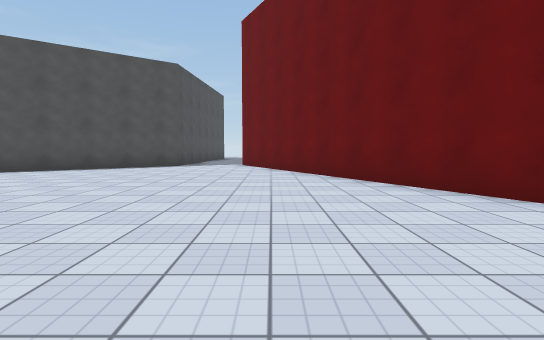
[1] (above)

24 first-person views from a walk through a 3-D level made in the Unity game engine. The camera is 1.2 m above the floor, tilts 4° down and sees 80° across. The floor is counted in squares, 2 m on a side. Each view is taken from the middle of a square. On the plan, view 1 faces up. The plan holds only what a view shows up to about 10 squares ahead; the rest is blank. The place goes on beyond the plan. Some animated figures are left out. Surface patterns are stand-ins for the level's own textures.

[2]
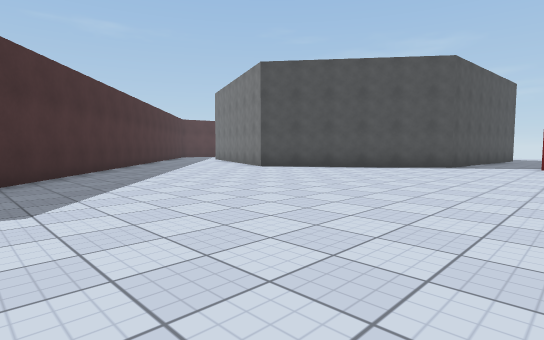

[3]
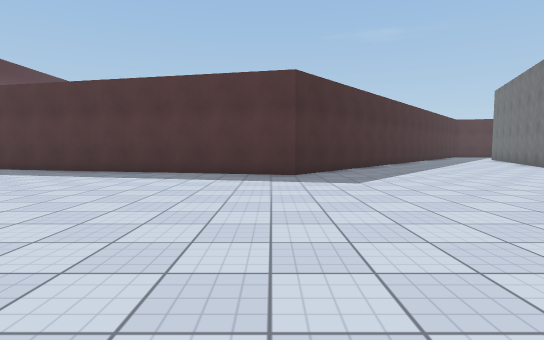

[4]
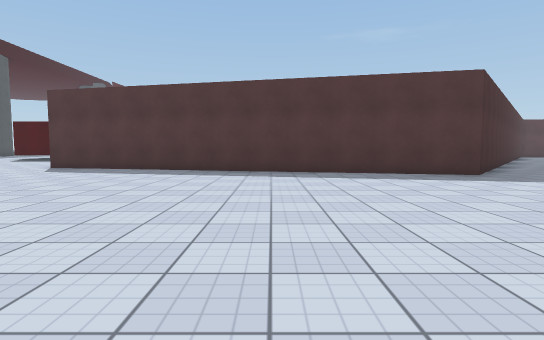

[5]
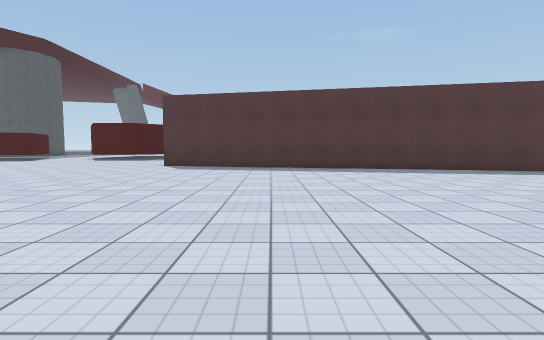

[6]
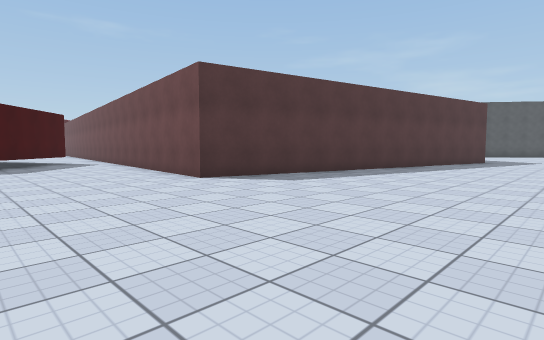

[7]
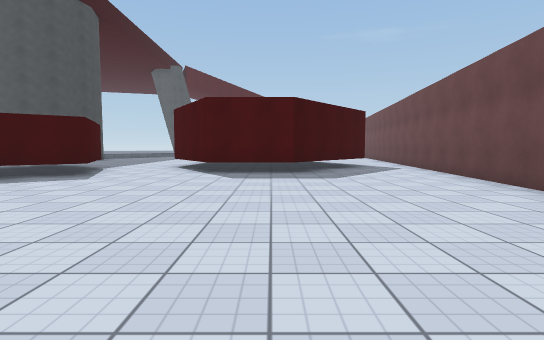

[8]
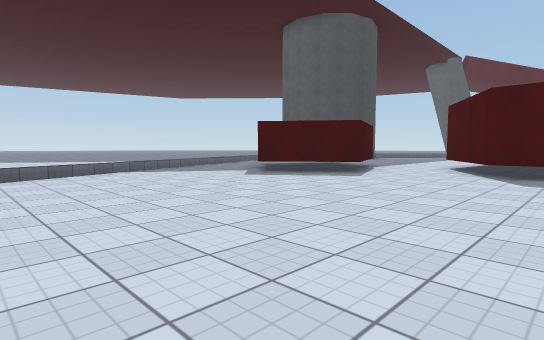

[9]
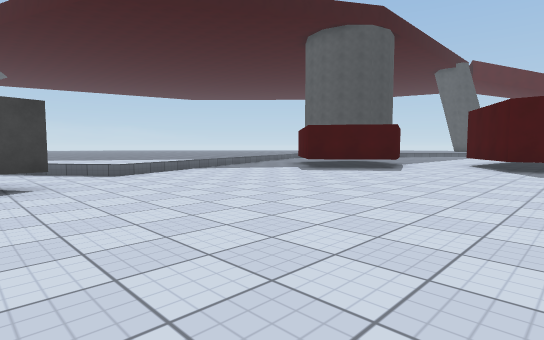

[10]
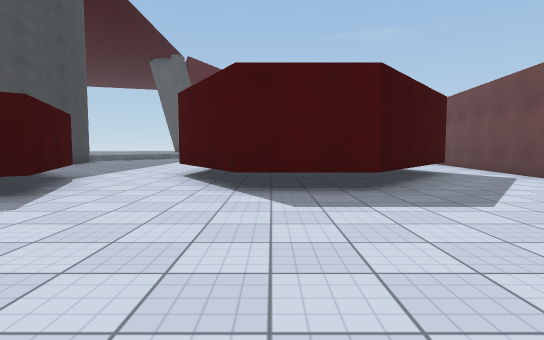

[11]
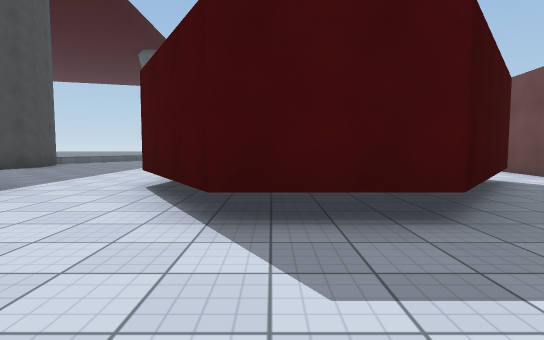

[12]
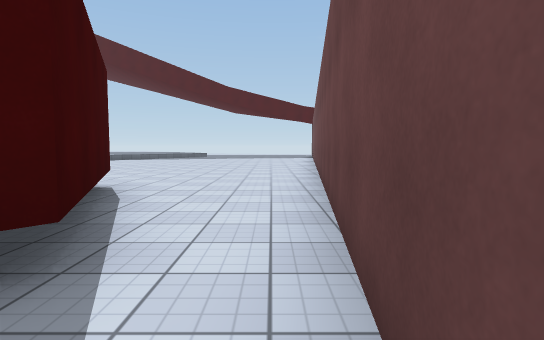

[13]
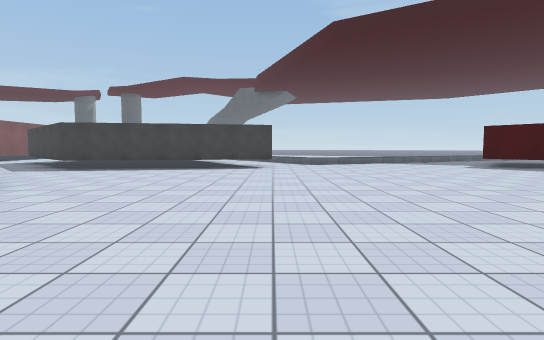

[14]
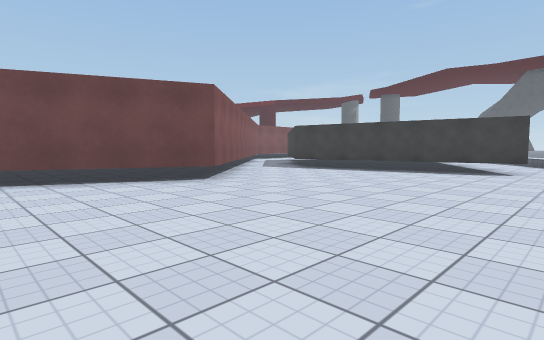

[15]
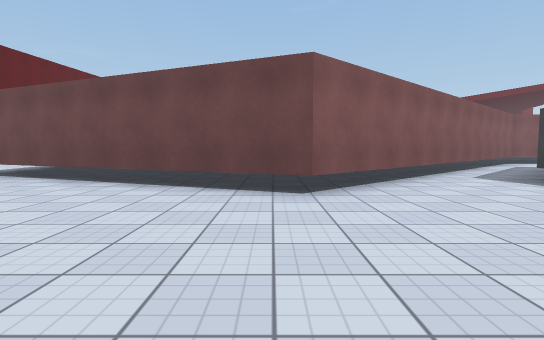

[16]
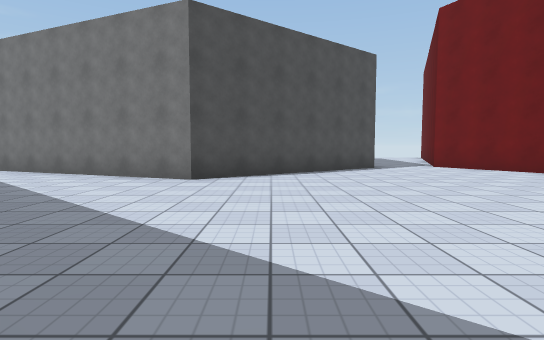

[17]
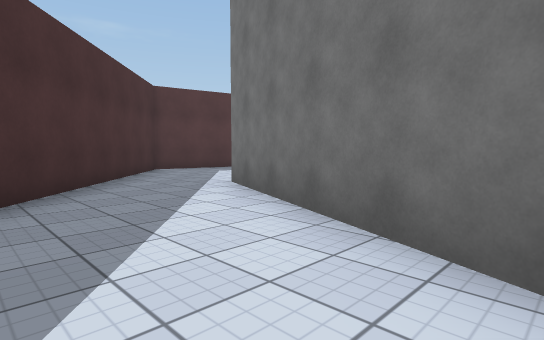

[18]
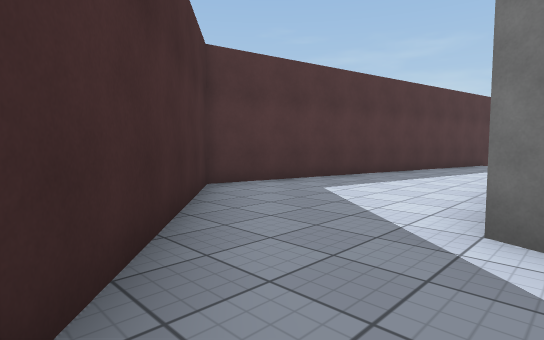

[19]
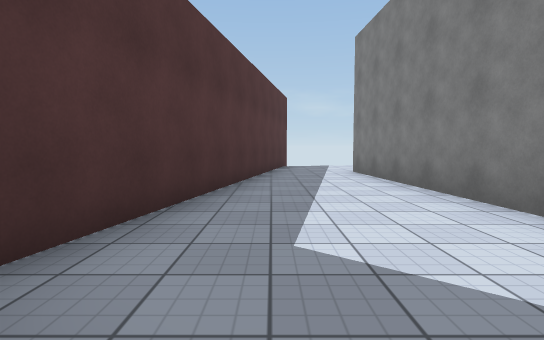

[20]
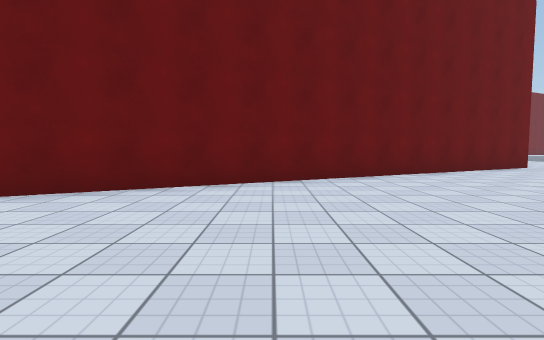

[21]
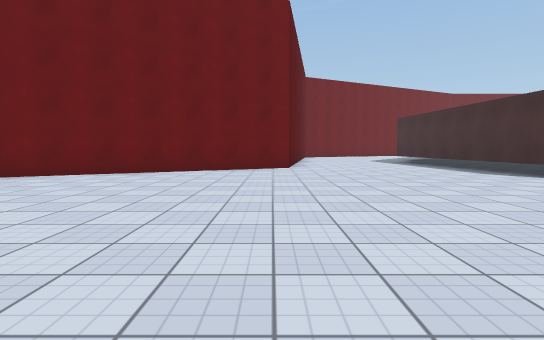

[22]
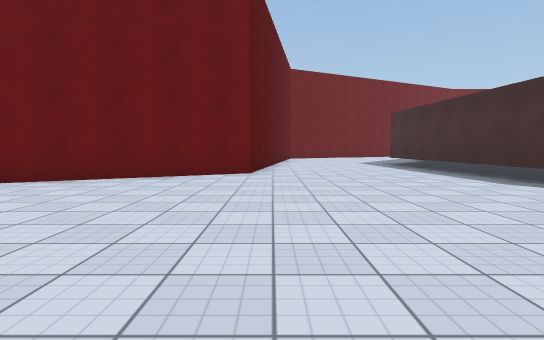

[23]
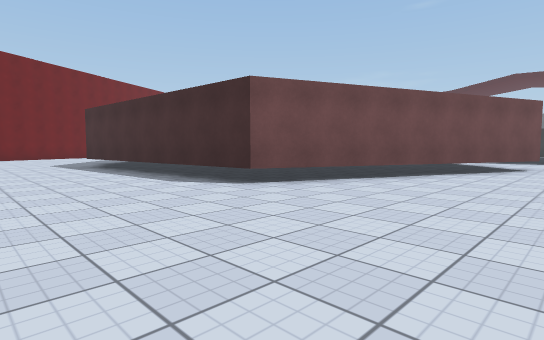

[24]
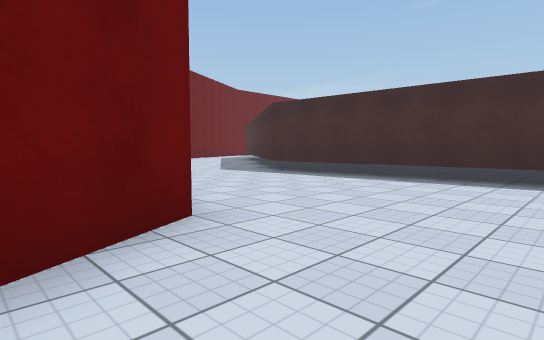

### Floor plan
Points are (right, up) in squares from view 1. A wall is a line through its corners. A room is listed if a view was taken in it or the views show most of it. See-through windows are left out.
Room 1 (views 1, 2, 3, 4, 5, 6, 7, 8, 9, 10, 11, 12, 13, 14, 15, 16, 17, 18, 20, 21, 22, 23, 24)
walls: (-15.5, -12) (-12.5, -14.5) (-12.5, -16.5) (-15, -18); (-10.3, 4) (-5, -0.5) (-7.5, -11.5) (-16.4, -10.5); (2.7, -18.4) (0, -15.5) (3, -8.5) (9.6, -8); (9, -3.9) (6.5, -3.5) (-1, 11); (-4, -20.5) (1.4, -19.4); (-14.6, -20) (-12, -19) (-10.5, -21); (-3, 10.5) (-7.5, 7) (-13.5, 9.5); (-15, 7.9) (-13.1, 6.3)
ways out: opening at (-14, 9) to room 2; opening at (-16, -11); opening at (-15, -19); opening at (-2, 11); opening at (3, -19)
Room 2 (view 19)
walls: (-13.6, 11.7) (-14, 17.1); (-16.2, 16.6) (-17.5, 10) (-15, 7.9)
ways out: opening at (-14, 9) to room 1; opening at (-15, 17)

Where each view was taken, in squares from view 1:
view 1: 0 up, 0 right, facing up
view 2: 0 up, 0 right, facing up-left
view 3: 1 down, 2 right, facing left
view 4: 5 down, 2 right, facing left
view 5: 8 down, 3 right, facing left
view 6: 15 down, 2 left, facing up-left
view 7: 15 down, 5 left, facing left
view 8: 15 down, 5 left, facing down-left
view 9: 15 down, 3 left, facing down-left
view 10: 16 down, 8 left, facing left
view 11: 16 down, 10 left, facing left
view 12: 11 down, 14 left, facing left
view 13: 11 down, 4 left, facing down
view 14: 12 down, 5 left, facing down-right
view 15: 15 down, 4 left, facing right
view 16: 1 up, 6 left, facing up
view 17: 6 up, 9 left, facing up-left
view 18: 7 up, 13 left, facing up-left
view 19: 9 up, 16 left, facing up
view 20: 4 up, 3 left, facing right
view 21: 3 down, 3 left, facing right
view 22: 4 down, 1 left, facing right
view 23: 5 down, 1 left, facing down-right
view 24: 2 down, 4 right, facing down-right
